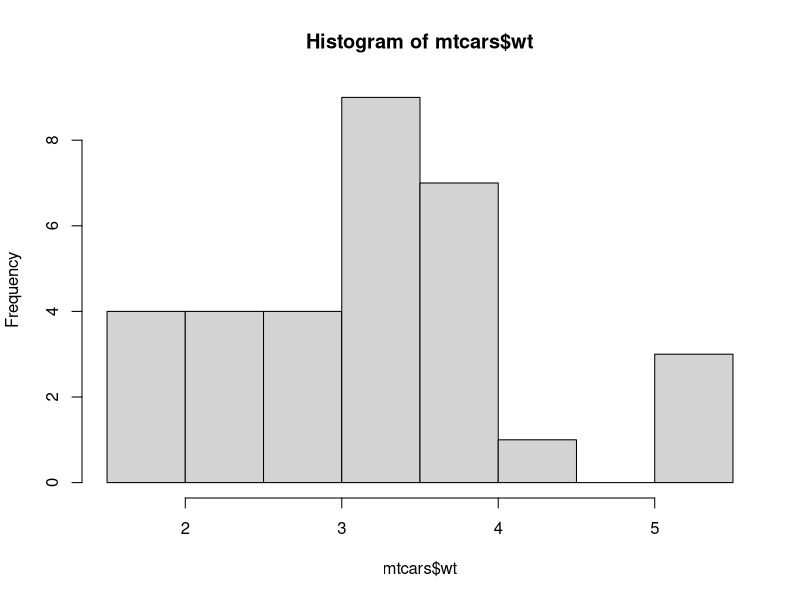
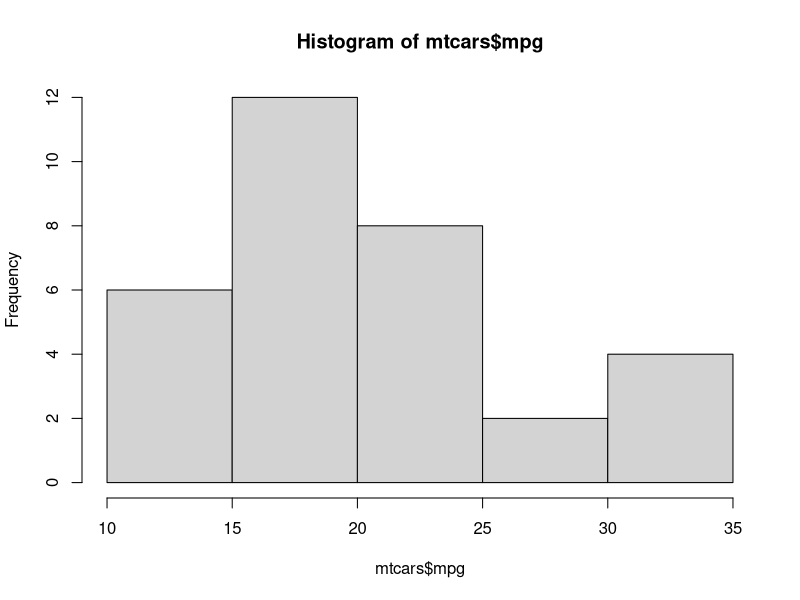
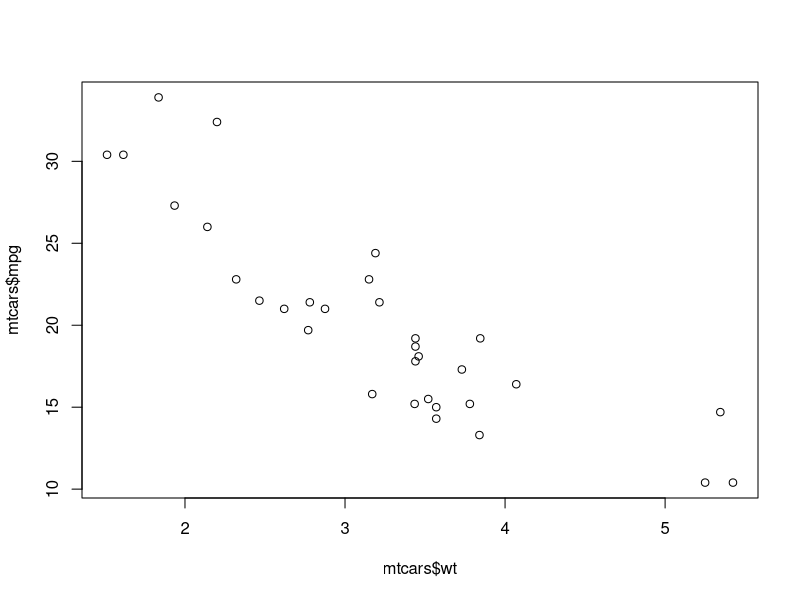
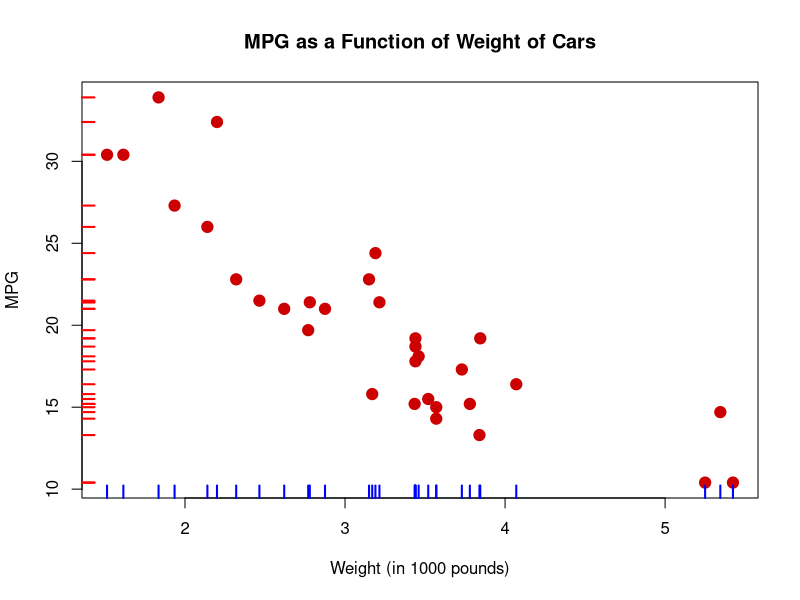

Here is the R script that generated these plots, in order:
# File:   Scatterplots.R
# Course: R: An Introduction (with RStudio)

# LOAD DATASETS PACKAGES ###################################

library(datasets)  # Load/unload base packages manually

# LOAD DATA ################################################

?mtcars
head(mtcars)

# PLOTS ####################################################

# Good to first check univariate distributions
hist(mtcars$wt)
hist(mtcars$mpg)

# Basic X-Y plot for two quantitative variables
plot(mtcars$wt, mtcars$mpg)

# Add some options
plot(mtcars$wt, mtcars$mpg,
  pch = 19,         # Solid circle
  cex = 1.5,        # Make 150% size
  col = "#cc0000",  # Red
  main = "MPG as a Function of Weight of Cars",
  xlab = "Weight (in 1000 pounds)",
  ylab = "MPG")

# Add rug marks to the X and Y axes
rug(mtcars$wt, side=1, lwd=2, col='blue')
rug(mtcars$mpg, side=2, lwd=2, col="red")

# side=1 : along the X axis; side=2 : along the Y axis

# CLEAN UP #################################################

# Clear packages
detach("package:datasets", unload = TRUE)  # For base

# Clear plots
dev.off()  # But only if there IS a plot

# Clear console
cat("\014")  # ctrl+L

# Clear mind :)
